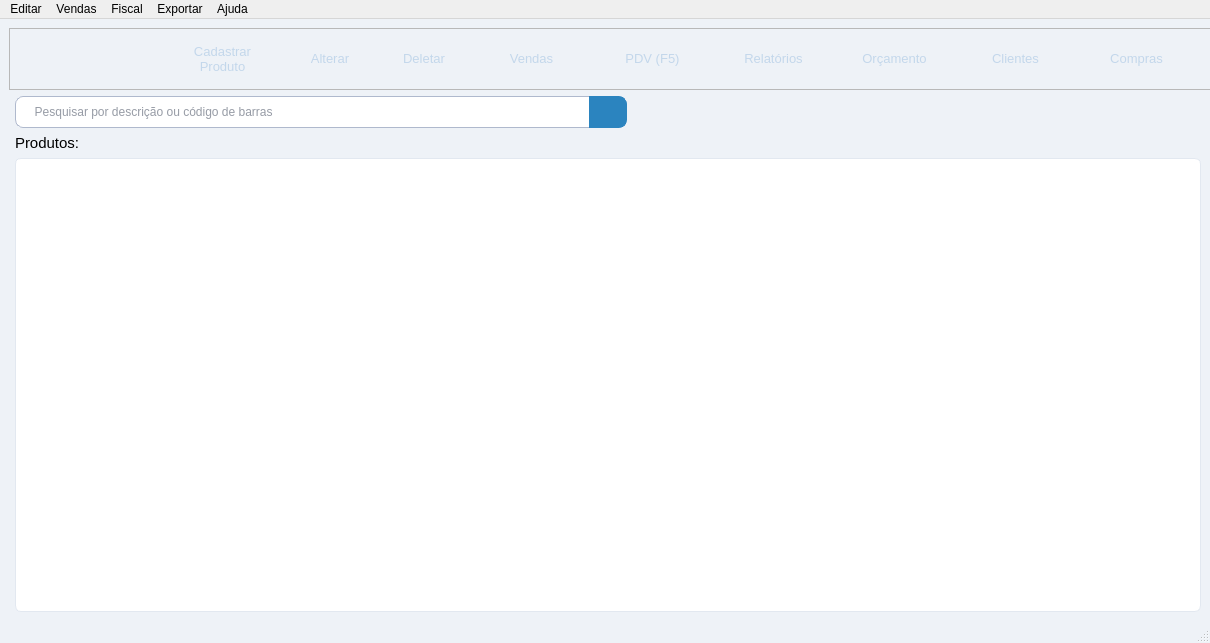
<?xml version="1.0" encoding="UTF-8"?>
<ui version="4.0">
 <class>MainWindow</class>
 <widget class="QMainWindow" name="MainWindow">
  <property name="geometry">
   <rect>
    <x>0</x>
    <y>0</y>
    <width>1210</width>
    <height>643</height>
   </rect>
  </property>
  <property name="sizePolicy">
   <sizepolicy hsizetype="Fixed" vsizetype="Fixed">
    <horstretch>0</horstretch>
    <verstretch>0</verstretch>
   </sizepolicy>
  </property>
  <property name="minimumSize">
   <size>
    <width>875</width>
    <height>600</height>
   </size>
  </property>
  <property name="maximumSize">
   <size>
    <width>16777215</width>
    <height>16777215</height>
   </size>
  </property>
  <property name="sizeIncrement">
   <size>
    <width>1</width>
    <height>1</height>
   </size>
  </property>
  <property name="windowTitle">
   <string>Janela Principal - QEstoqueLoja</string>
  </property>
  <property name="styleSheet">
   <string notr="true">
#MainWindow {
  background-color: #eef2f7;
}
QPushButton {
  background-color: rgb(43, 132, 191);
  color: rgb(255, 255, 255);
  font-size: 13px;
  border-radius: 10px;
}
QPushButton:hover {
  background-color: rgb(13, 92, 161);
}
QPushButton:pressed {
  color: rgb(255, 255, 255);
  background-color: rgb(153, 193, 241);
  font-size: 13px;
  border-radius: 10px;
}
QGroupBox {
  background-color: #e3e9f1;
  font: 700 9pt &quot;Segoe UI&quot;;
  font-size: 15px;
}
QTableView {
  background-color: #ffffff;
  alternate-background-color: #f5f8fc;
  border: 1px solid #e2e8f0;
  border-radius: 6px;
  gridline-color: #e2e8f0;
  selection-background-color: #d3e8f8;
  selection-color: #0b2540;
  outline: none;
}
QTableView::item { padding: 4px 6px; border: none; }
QTableView::item:hover { background-color: #eaf3fb; }
QTableView::item:selected { background-color: #d3e8f8; color: #0b2540; }
QTableView::item:focus { border: none; outline: none; }
QHeaderView::section {
  background-color: #eaf0f7;
  color: #1e3a5f;
  font-weight: 700;
  border: none;
  border-bottom: 2px solid #2b84bf;
  border-right: 1px solid #e2e8f0;
  padding: 6px 8px;
}
QHeaderView::section:last {
  border-right: none;
}
QScrollBar:vertical {
  background: #f1f5f9;
  width: 8px;
  border-radius: 4px;
}
QScrollBar::handle:vertical {
  background: #cbd5e1;
  border-radius: 4px;
  min-height: 20px;
}
QScrollBar::add-line:vertical, QScrollBar::sub-line:vertical {
  height: 0px;
}
   </string>
  </property>
  <property name="dockNestingEnabled">
   <bool>true</bool>
  </property>
  <property name="unifiedTitleAndToolBarOnMac">
   <bool>true</bool>
  </property>
  <widget class="QWidget" name="centralwidget">
   <layout class="QGridLayout" name="gridLayout">
    <item row="0" column="0" colspan="2">
     <widget class="QFrame" name="frameHeaderBar">
      <property name="sizePolicy">
       <sizepolicy hsizetype="Minimum" vsizetype="Minimum">
        <horstretch>0</horstretch>
        <verstretch>0</verstretch>
       </sizepolicy>
      </property>
      <property name="minimumSize">
       <size>
        <width>1500</width>
        <height>62</height>
       </size>
      </property>
      <property name="maximumSize">
       <size>
        <width>16777215</width>
        <height>62</height>
       </size>
      </property>
      <property name="styleSheet">
       <string notr="true">
QFrame {
  background-color: qlineargradient(spread:pad, x1:0, y1:0, x2:0, y2:1,
    stop:0 rgb(38, 62, 92), stop:1 rgb(24, 42, 66));
  border-bottom: 2px solid rgb(43, 132, 191);
}
QPushButton {
  background-color: transparent;
  font: 600 10pt &quot;Segoe UI&quot;;
  color: rgb(195, 215, 235);
  border: none;
  border-radius: 7px;
  padding: 4px 6px;
}
QPushButton:hover {
  background-color: rgba(43, 132, 191, 150);
  color: white;
}
QPushButton:pressed {
  background-color: rgba(153, 193, 241, 100);
  color: white;
}
       </string>
      </property>
      <property name="frameShape">
       <enum>QFrame::Shape::StyledPanel</enum>
      </property>
      <property name="frameShadow">
       <enum>QFrame::Shadow::Raised</enum>
      </property>
      <widget class="QWidget" name="layoutWidget">
       <property name="geometry">
        <rect>
         <x>0</x>
         <y>0</y>
         <width>1201</width>
         <height>62</height>
        </rect>
       </property>
       <layout class="QHBoxLayout" name="horizontalLayout_8">
        <property name="spacing">
         <number>6</number>
        </property>
        <item>
         <layout class="QHBoxLayout" name="horizontalLayout_5">
          <property name="spacing">
           <number>6</number>
          </property>
          <item>
           <layout class="QHBoxLayout" name="horizontalLayout_10">
            <item>
             <widget class="QLabel" name="label_6">
              <property name="minimumSize">
               <size>
                <width>150</width>
                <height>38</height>
               </size>
              </property>
              <property name="maximumSize">
               <size>
                <width>160</width>
                <height>48</height>
               </size>
              </property>
              <property name="styleSheet">
               <string notr="true">border-right: 2px solid rgba(43, 132, 191, 180);</string>
              </property>
              <property name="text">
               <string/>
              </property>
              <property name="pixmap">
               <pixmap resource="../Imagens/recursosImg.qrc">:/QEstoqueLOja/logo-completo-claro.png</pixmap>
              </property>
              <property name="scaledContents">
               <bool>true</bool>
              </property>
              <property name="margin">
               <number>3</number>
              </property>
             </widget>
            </item>
            <item>
             <layout class="QHBoxLayout" name="horizontalLayout_9">
              <item>
               <layout class="QHBoxLayout" name="horizontalLayout_7">
                <item>
                 <widget class="QPushButton" name="Btn_AddProd">
                  <property name="sizePolicy">
                   <sizepolicy hsizetype="Fixed" vsizetype="Fixed">
                    <horstretch>0</horstretch>
                    <verstretch>0</verstretch>
                   </sizepolicy>
                  </property>
                  <property name="minimumSize">
                   <size>
                    <width>115</width>
                    <height>43</height>
                   </size>
                  </property>
                  <property name="maximumSize">
                   <size>
                    <width>95</width>
                    <height>43</height>
                   </size>
                  </property>
                  <property name="text">
                   <string>Cadastrar
Produto</string>
                  </property>
                  <property name="icon">
                   <iconset theme="address-book-new"/>
                  </property>
                  <property name="iconSize">
                   <size>
                    <width>26</width>
                    <height>26</height>
                   </size>
                  </property>
                 </widget>
                </item>
                <item>
                 <widget class="QPushButton" name="Btn_Alterar">
                  <property name="sizePolicy">
                   <sizepolicy hsizetype="Fixed" vsizetype="Fixed">
                    <horstretch>0</horstretch>
                    <verstretch>0</verstretch>
                   </sizepolicy>
                  </property>
                  <property name="minimumSize">
                   <size>
                    <width>88</width>
                    <height>43</height>
                   </size>
                  </property>
                  <property name="maximumSize">
                   <size>
                    <width>88</width>
                    <height>43</height>
                   </size>
                  </property>
                  <property name="text">
                   <string>Alterar</string>
                  </property>
                  <property name="iconSize">
                   <size>
                    <width>26</width>
                    <height>26</height>
                   </size>
                  </property>
                 </widget>
                </item>
                <item>
                 <widget class="QPushButton" name="Btn_Delete">
                  <property name="sizePolicy">
                   <sizepolicy hsizetype="Fixed" vsizetype="Fixed">
                    <horstretch>0</horstretch>
                    <verstretch>0</verstretch>
                   </sizepolicy>
                  </property>
                  <property name="minimumSize">
                   <size>
                    <width>88</width>
                    <height>43</height>
                   </size>
                  </property>
                  <property name="maximumSize">
                   <size>
                    <width>88</width>
                    <height>43</height>
                   </size>
                  </property>
                  <property name="styleSheet">
                   <string notr="true">
#Btn_Delete:hover {
  background-color: rgb(191, 61, 64);
}
#Btn_Delete:pressed {
  background-color: rgb(255, 96, 99);
}
                   </string>
                  </property>
                  <property name="text">
                   <string>Deletar</string>
                  </property>
                  <property name="iconSize">
                   <size>
                    <width>26</width>
                    <height>26</height>
                   </size>
                  </property>
                 </widget>
                </item>
               </layout>
              </item>
              <item>
               <widget class="QPushButton" name="Btn_Venda">
                <property name="sizePolicy">
                 <sizepolicy hsizetype="Fixed" vsizetype="Fixed">
                  <horstretch>0</horstretch>
                  <verstretch>0</verstretch>
                 </sizepolicy>
                </property>
                <property name="minimumSize">
                 <size>
                  <width>115</width>
                  <height>43</height>
                 </size>
                </property>
                <property name="maximumSize">
                 <size>
                  <width>115</width>
                  <height>43</height>
                 </size>
                </property>
                <property name="styleSheet">
                 <string notr="true">
#Btn_Venda:hover {
  background-color: rgb(03, 75, 119);
}
#Btn_Venda:pressed {
  background-color: rgb(153, 193, 241);
}
                 </string>
                </property>
                <property name="text">
                 <string>Vendas</string>
                </property>
                <property name="iconSize">
                 <size>
                  <width>26</width>
                  <height>26</height>
                 </size>
                </property>
               </widget>
              </item>
              <item>
               <widget class="QPushButton" name="Btn_PDV">
                <property name="sizePolicy">
                 <sizepolicy hsizetype="Fixed" vsizetype="Fixed">
                  <horstretch>0</horstretch>
                  <verstretch>0</verstretch>
                 </sizepolicy>
                </property>
                <property name="minimumSize">
                 <size>
                  <width>115</width>
                  <height>43</height>
                 </size>
                </property>
                <property name="maximumSize">
                 <size>
                  <width>115</width>
                  <height>43</height>
                 </size>
                </property>
                <property name="styleSheet">
                 <string notr="true">
#Btn_PDV:hover {
  background-color: rgb(03, 75, 119);
}
#Btn_PDV:pressed {
  background-color: rgb(153, 193, 241);
}
                 </string>
                </property>
                <property name="toolTip">
                 <string>Abre direto a tela de venda (F5)</string>
                </property>
                <property name="text">
                 <string>PDV (F5)</string>
                </property>
                <property name="iconSize">
                 <size>
                  <width>26</width>
                  <height>26</height>
                 </size>
                </property>
               </widget>
              </item>
              <item>
               <widget class="QPushButton" name="Btn_Relatorios">
                <property name="sizePolicy">
                 <sizepolicy hsizetype="Fixed" vsizetype="Fixed">
                  <horstretch>0</horstretch>
                  <verstretch>0</verstretch>
                 </sizepolicy>
                </property>
                <property name="minimumSize">
                 <size>
                  <width>115</width>
                  <height>43</height>
                 </size>
                </property>
                <property name="maximumSize">
                 <size>
                  <width>120</width>
                  <height>43</height>
                 </size>
                </property>
                <property name="styleSheet">
                 <string notr="true">
#Btn_Relatorios:hover {
  background-color: rgb(03, 75, 119);
}
#Btn_Relatorios:pressed {
  background-color: rgb(153, 193, 241);
}
                 </string>
                </property>
                <property name="text">
                 <string>Relatórios</string>
                </property>
                <property name="iconSize">
                 <size>
                  <width>26</width>
                  <height>26</height>
                 </size>
                </property>
               </widget>
              </item>
              <item>
               <widget class="QPushButton" name="Btn_Orcamento">
                <property name="sizePolicy">
                 <sizepolicy hsizetype="Fixed" vsizetype="Fixed">
                  <horstretch>0</horstretch>
                  <verstretch>0</verstretch>
                 </sizepolicy>
                </property>
                <property name="minimumSize">
                 <size>
                  <width>115</width>
                  <height>43</height>
                 </size>
                </property>
                <property name="maximumSize">
                 <size>
                  <width>115</width>
                  <height>43</height>
                 </size>
                </property>
                <property name="styleSheet">
                 <string notr="true">
#Btn_Orcamento:hover {
  background-color: rgb(03, 75, 119);
}
#Btn_Orcamento:pressed {
  background-color: rgb(153, 193, 241);
}
                 </string>
                </property>
                <property name="text">
                 <string>Orçamento</string>
                </property>
                <property name="iconSize">
                 <size>
                  <width>26</width>
                  <height>26</height>
                 </size>
                </property>
               </widget>
              </item>
              <item>
               <widget class="QPushButton" name="Btn_Clientes">
                <property name="minimumSize">
                 <size>
                  <width>115</width>
                  <height>43</height>
                 </size>
                </property>
                <property name="text">
                 <string>Clientes</string>
                </property>
                <property name="iconSize">
                 <size>
                  <width>26</width>
                  <height>26</height>
                 </size>
                </property>
               </widget>
              </item>
              <item>
               <widget class="QPushButton" name="Btn_Entradas">
                <property name="minimumSize">
                 <size>
                  <width>115</width>
                  <height>43</height>
                 </size>
                </property>
                <property name="text">
                 <string>Compras</string>
                </property>
                <property name="icon">
                 <iconset resource="../Imagens/recursosImg.qrc">
                  <normaloff>:/QEstoqueLOja/view-financial-transfer-reconciled.svg</normaloff>:/QEstoqueLOja/view-financial-transfer-reconciled.svg</iconset>
                </property>
                <property name="iconSize">
                 <size>
                  <width>26</width>
                  <height>26</height>
                 </size>
                </property>
               </widget>
              </item>
              <item>
               <spacer name="horizontalSpacer">
                <property name="orientation">
                 <enum>Qt::Orientation::Horizontal</enum>
                </property>
                <property name="sizeHint" stdset="0">
                 <size>
                  <width>40</width>
                  <height>20</height>
                 </size>
                </property>
               </spacer>
              </item>
             </layout>
            </item>
           </layout>
          </item>
         </layout>
        </item>
       </layout>
      </widget>
     </widget>
    </item>
    <item row="2" column="1">
     <layout class="QVBoxLayout" name="verticalLayout_2">
      <item>
       <layout class="QHBoxLayout" name="horizontalLayout_6">
        <property name="spacing">
         <number>0</number>
        </property>
        <item>
         <widget class="CustomLineEdit" name="Ledit_Pesquisa">
          <property name="minimumSize">
           <size>
            <width>200</width>
            <height>32</height>
           </size>
          </property>
          <property name="maximumSize">
           <size>
            <width>16777215</width>
            <height>32</height>
           </size>
          </property>
          <property name="styleSheet">
           <string notr="true">
QLineEdit {
  background-color: white;
  border: 1px solid rgb(175, 185, 205);
  border-right: none;
  border-top-left-radius: 8px;
  border-bottom-left-radius: 8px;
  border-top-right-radius: 0px;
  border-bottom-right-radius: 0px;
  padding: 2px 10px;
  font-size: 12px;
  color: rgb(45, 55, 75);
}
QLineEdit:focus {
  border-color: rgb(43, 132, 191);
  border-right: none;
}
           </string>
          </property>
          <property name="placeholderText">
           <string>  Pesquisar por descrição ou código de barras</string>
          </property>
         </widget>
        </item>
        <item>
         <widget class="QPushButton" name="Btn_Pesquisa">
          <property name="sizePolicy">
           <sizepolicy hsizetype="Fixed" vsizetype="Fixed">
            <horstretch>0</horstretch>
            <verstretch>0</verstretch>
           </sizepolicy>
          </property>
          <property name="minimumSize">
           <size>
            <width>38</width>
            <height>32</height>
           </size>
          </property>
          <property name="maximumSize">
           <size>
            <width>38</width>
            <height>32</height>
           </size>
          </property>
          <property name="styleSheet">
           <string notr="true">
QPushButton {
  background-color: rgb(43, 132, 191);
  border: 1px solid rgb(43, 132, 191);
  border-top-left-radius: 0px;
  border-bottom-left-radius: 0px;
  border-top-right-radius: 8px;
  border-bottom-right-radius: 8px;
}
QPushButton:hover {
  background-color: rgb(13, 92, 161);
  border-color: rgb(13, 92, 161);
}
QPushButton:pressed {
  background-color: rgb(153, 193, 241);
}
           </string>
          </property>
          <property name="text">
           <string/>
          </property>
          <property name="iconSize">
           <size>
            <width>18</width>
            <height>18</height>
           </size>
          </property>
         </widget>
        </item>
        <item>
         <spacer name="searchSpacer">
          <property name="orientation">
           <enum>Qt::Orientation::Horizontal</enum>
          </property>
          <property name="sizeHint" stdset="0">
           <size>
            <width>40</width>
            <height>20</height>
           </size>
          </property>
         </spacer>
        </item>
       </layout>
      </item>
      <item>
       <widget class="QLabel" name="label">
        <property name="styleSheet">
         <string notr="true">font: 700 9pt &quot;Segoe UI&quot;; font-size: 15px;</string>
        </property>
        <property name="text">
         <string>Produtos:</string>
        </property>
       </widget>
      </item>
      <item>
       <widget class="QTableView" name="Tview_Produtos">
        <property name="minimumSize">
         <size>
          <width>750</width>
          <height>350</height>
         </size>
        </property>
        <property name="maximumSize">
         <size>
          <width>16777215</width>
          <height>16777215</height>
         </size>
        </property>
        <property name="baseSize">
         <size>
          <width>100</width>
          <height>200</height>
         </size>
        </property>
        <property name="contextMenuPolicy">
         <enum>Qt::ContextMenuPolicy::CustomContextMenu</enum>
        </property>
        <property name="autoFillBackground">
         <bool>false</bool>
        </property>
        <property name="alternatingRowColors">
         <bool>true</bool>
        </property>
        <property name="selectionMode">
         <enum>QAbstractItemView::SelectionMode::SingleSelection</enum>
        </property>
        <property name="selectionBehavior">
         <enum>QAbstractItemView::SelectionBehavior::SelectRows</enum>
        </property>
        <property name="showGrid">
         <bool>false</bool>
        </property>
        <attribute name="horizontalHeaderCascadingSectionResizes">
         <bool>false</bool>
        </attribute>
        <attribute name="horizontalHeaderDefaultSectionSize">
         <number>105</number>
        </attribute>
        <attribute name="horizontalHeaderStretchLastSection">
         <bool>true</bool>
        </attribute>
        <attribute name="verticalHeaderVisible">
         <bool>false</bool>
        </attribute>
       </widget>
      </item>
     </layout>
    </item>
   </layout>
  </widget>
  <widget class="QStatusBar" name="statusbar"/>
  <widget class="QMenuBar" name="menuBar">
   <property name="geometry">
    <rect>
     <x>0</x>
     <y>0</y>
     <width>1210</width>
     <height>20</height>
    </rect>
   </property>
   <widget class="QMenu" name="menuVendas">
    <property name="title">
     <string>Vendas</string>
    </property>
    <addaction name="actionRealizar_Venda"/>
   </widget>
   <widget class="QMenu" name="menuEditar">
    <property name="title">
     <string>Editar</string>
    </property>
    <addaction name="actionConfig"/>
   </widget>
   <widget class="QMenu" name="menuAjuda">
    <property name="title">
     <string>Ajuda</string>
    </property>
    <addaction name="actionDocumenta_o"/>
    <addaction name="actionSobre"/>
   </widget>
   <widget class="QMenu" name="menuFiscal">
    <property name="title">
     <string>Fiscal</string>
    </property>
    <addaction name="actionMonitor_Fiscal"/>
    <addaction name="actionEnviar_Notas_Contador"/>
    <addaction name="actionInutilizar_Numera_o_NF"/>
    <addaction name="actionEnviar_Carta_de_Corre_o"/>
   </widget>
   <widget class="QMenu" name="menuExportar">
    <property name="title">
     <string>Exportar</string>
    </property>
    <widget class="QMenu" name="menuBanco_de_Dados">
     <property name="title">
      <string>Banco de Dados</string>
     </property>
     <addaction name="actionSQLite"/>
    </widget>
    <addaction name="menuBanco_de_Dados"/>
   </widget>
   <addaction name="menuEditar"/>
   <addaction name="menuVendas"/>
   <addaction name="menuFiscal"/>
   <addaction name="menuExportar"/>
   <addaction name="menuAjuda"/>
  </widget>
  <action name="actionteste">
   <property name="text">
    <string>teste</string>
   </property>
  </action>
  <action name="actionGerar_Relat_rio_CSV">
   <property name="text">
    <string>Gerar lista Produtos CSV</string>
   </property>
   <property name="statusTip">
    <string> F12</string>
   </property>
   <property name="shortcut">
    <string>F7</string>
   </property>
  </action>
  <action name="actionRealizar_Venda">
   <property name="text">
    <string>Realizar Venda</string>
   </property>
   <property name="shortcut">
    <string>F5</string>
   </property>
  </action>
  <action name="actionTodos_Produtos">
   <property name="text">
    <string>Todos Produtos</string>
   </property>
  </action>
  <action name="actionApenas_NF">
   <property name="text">
    <string>Apenas NF</string>
   </property>
  </action>
  <action name="actionSem_NF">
   <property name="text">
    <string>Sem NF</string>
   </property>
  </action>
  <action name="actionConfig">
   <property name="text">
    <string>Configurações</string>
   </property>
  </action>
  <action name="actionDocumenta_o">
   <property name="text">
    <string>Documentação</string>
   </property>
  </action>
  <action name="actionEnviar">
   <property name="text">
    <string>Enviar notas ao contador</string>
   </property>
  </action>
  <action name="actionSobre">
   <property name="text">
    <string>Sobre</string>
   </property>
  </action>
  <action name="actionMonitor_Fiscal">
   <property name="text">
    <string>Monitor Fiscal</string>
   </property>
  </action>
  <action name="actionEnviar_Notas_Contador">
   <property name="text">
    <string>Enviar Notas ao Contador</string>
   </property>
  </action>
  <action name="actionInutilizar_Numera_o_NF">
   <property name="text">
    <string>Inutilizar Numeração NF</string>
   </property>
  </action>
  <action name="actionEnviar_Carta_de_Corre_o">
   <property name="text">
    <string>Enviar Carta de Correção</string>
   </property>
  </action>
  <action name="actionSQLite">
   <property name="text">
    <string>SQLite</string>
   </property>
  </action>
 </widget>
 <customwidgets>
  <customwidget>
   <class>CustomLineEdit</class>
   <extends>QLineEdit</extends>
   <header>customlineedit.h</header>
  </customwidget>
 </customwidgets>
 <resources>
  <include location="../Imagens/recursosImg.qrc"/>
 </resources>
 <connections/>
</ui>
